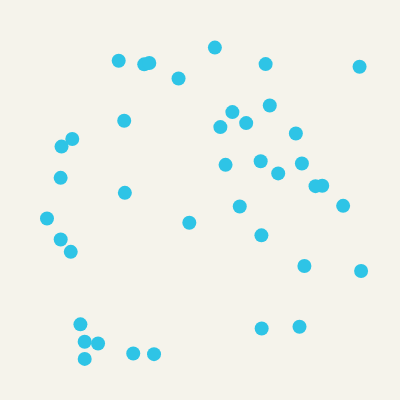
Frame 1 (no input)
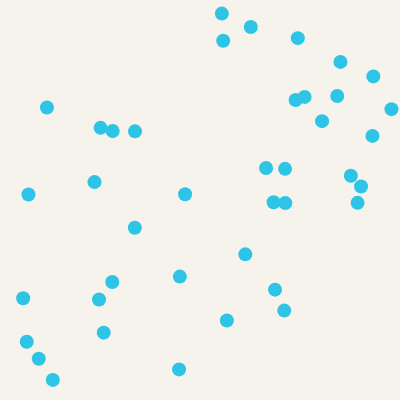
Frame 60 (no input)
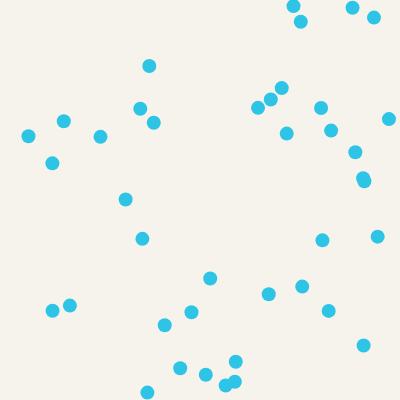
Frame 120 (the mouse pressed at the canvas centre since frame 60)

The p5.js sketch that drew these frames (run headless with seeded random() and noise() and a simulated clock; from frame 60 on, the mouse is pressed at the canvas centre):

// p5.js sketch
// ── sketch.js
let agentes = [];

function setup() {
  createCanvas(400, 400);
  for (let i = 0; i < 40; i++) {
    agentes.push({
      x: random(40, 360),
      y: random(40, 360),
      vx: random(-2.4, 2.4),
      vy: random(-2.4, 2.4) });
  }
}

function draw() {
  background(245, 243, 235);
  noStroke(); fill(46, 196, 230);
  for (let a of agentes) {
    a.x += a.vx;
    a.y += a.vy;
    if (a.x < 7 || a.x > 393) a.vx *= -1;
    if (a.y < 7 || a.y > 393) a.vy *= -1;
    circle(a.x, a.y, 14);
  }
}
